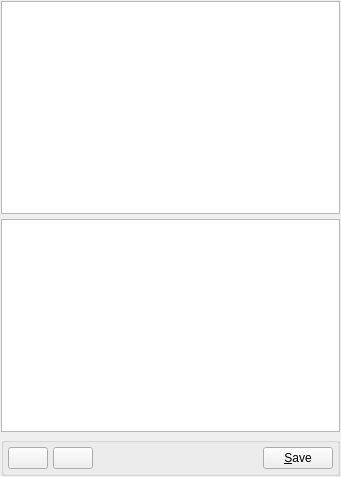
<?xml version="1.0" encoding="UTF-8"?>
<ui version="4.0">
 <class>OpenWebNetPanel</class>
 <widget class="QWidget" name="OpenWebNetPanel">
  <property name="geometry">
   <rect>
    <x>0</x>
    <y>0</y>
    <width>341</width>
    <height>477</height>
   </rect>
  </property>
  <property name="sizePolicy">
   <sizepolicy hsizetype="MinimumExpanding" vsizetype="MinimumExpanding">
    <horstretch>0</horstretch>
    <verstretch>0</verstretch>
   </sizepolicy>
  </property>
  <property name="windowTitle">
   <string notr="true"/>
  </property>
  <layout class="QGridLayout" name="gridLayout">
   <property name="leftMargin">
    <number>1</number>
   </property>
   <property name="topMargin">
    <number>1</number>
   </property>
   <property name="rightMargin">
    <number>1</number>
   </property>
   <property name="bottomMargin">
    <number>1</number>
   </property>
   <property name="spacing">
    <number>5</number>
   </property>
   <item row="0" column="0">
    <widget class="QTableView" name="editModeTable">
     <property name="sizePolicy">
      <sizepolicy hsizetype="MinimumExpanding" vsizetype="MinimumExpanding">
       <horstretch>0</horstretch>
       <verstretch>0</verstretch>
      </sizepolicy>
     </property>
     <property name="styleSheet">
      <string notr="true">QHeaderView::section {
background-color: rgb(170, 210, 127);
}</string>
     </property>
    </widget>
   </item>
   <item row="1" column="0">
    <widget class="QTableView" name="operativeModeTable">
     <property name="sizePolicy">
      <sizepolicy hsizetype="MinimumExpanding" vsizetype="MinimumExpanding">
       <horstretch>0</horstretch>
       <verstretch>0</verstretch>
      </sizepolicy>
     </property>
     <property name="styleSheet">
      <string notr="true">QHeaderView::section {
background-color: rgb(210, 170, 127);
}</string>
     </property>
     <property name="selectionMode">
      <enum>QAbstractItemView::SingleSelection</enum>
     </property>
     <property name="selectionBehavior">
      <enum>QAbstractItemView::SelectRows</enum>
     </property>
    </widget>
   </item>
   <item row="2" column="0">
    <widget class="QGroupBox" name="editGroupBox">
     <property name="sizePolicy">
      <sizepolicy hsizetype="MinimumExpanding" vsizetype="Minimum">
       <horstretch>0</horstretch>
       <verstretch>0</verstretch>
      </sizepolicy>
     </property>
     <property name="title">
      <string/>
     </property>
     <layout class="QHBoxLayout" name="horizontalLayout">
      <property name="spacing">
       <number>5</number>
      </property>
      <property name="leftMargin">
       <number>4</number>
      </property>
      <property name="topMargin">
       <number>4</number>
      </property>
      <property name="rightMargin">
       <number>4</number>
      </property>
      <property name="bottomMargin">
       <number>4</number>
      </property>
      <item>
       <widget class="QPushButton" name="addButton">
        <property name="maximumSize">
         <size>
          <width>70</width>
          <height>16777215</height>
         </size>
        </property>
        <property name="text">
         <string notr="true"/>
        </property>
       </widget>
      </item>
      <item>
       <widget class="QPushButton" name="removeButton">
        <property name="maximumSize">
         <size>
          <width>70</width>
          <height>16777215</height>
         </size>
        </property>
        <property name="text">
         <string notr="true"/>
        </property>
       </widget>
      </item>
      <item>
       <spacer name="horizontalSpacer">
        <property name="orientation">
         <enum>Qt::Horizontal</enum>
        </property>
        <property name="sizeHint" stdset="0">
         <size>
          <width>40</width>
          <height>20</height>
         </size>
        </property>
       </spacer>
      </item>
      <item>
       <widget class="QPushButton" name="saveButton">
        <property name="maximumSize">
         <size>
          <width>70</width>
          <height>16777215</height>
         </size>
        </property>
        <property name="toolTip">
         <string>save current entries to file specified in options</string>
        </property>
        <property name="text">
         <string>&amp;Save</string>
        </property>
       </widget>
      </item>
     </layout>
    </widget>
   </item>
  </layout>
 </widget>
 <resources/>
 <connections/>
</ui>
